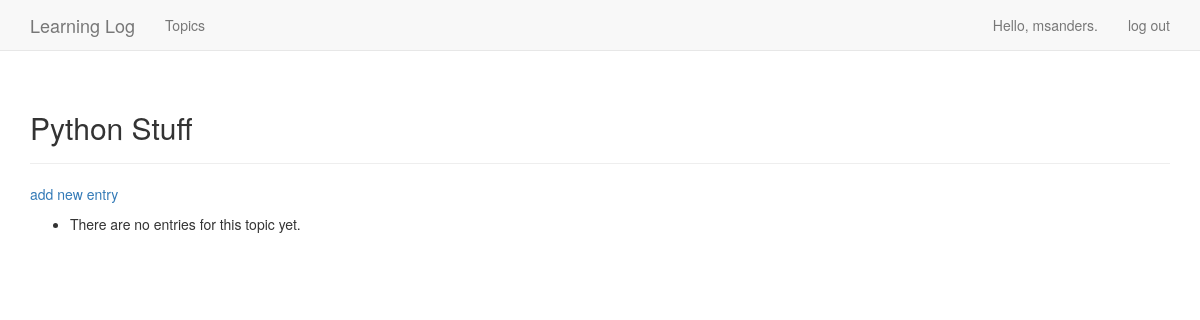
The page /topics/4/ (signed in) on the database as committed earlier.
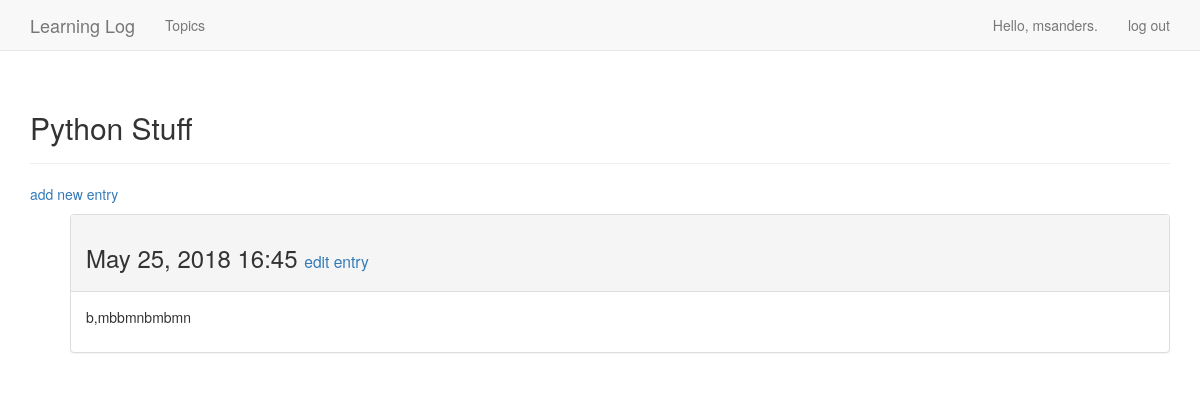
The same page on the database as committed later.
### learning_logs/models.py (models this page shows, shortened)
class Topic(models.Model):
    text = models.CharField(max_length=200)
    date_added = models.DateTimeField(auto_now_add=True)
    owner = models.ForeignKey(User, on_delete=models.CASCADE)
    def __str__(self):
        return self.text

class Entry(models.Model):
    topic = models.ForeignKey(Topic, on_delete=models.CASCADE)
    text = models.TextField()
    date_added = models.DateTimeField(auto_now_add=True)
    class Meta:
        verbose_name_plural = 'entries'

### learning_logs/views.py (the view)
# urls.py: path('topics/<int:topic_id>/', views.topic, name='topic'),
@login_required
def topic(request, topic_id):
    req_topic = Topic.objects.get(id=topic_id)
    check_topic_owner(req_topic, request)
    entries = req_topic.entry_set.order_by('-date_added')
    context = {'topic': req_topic, 'entries': entries}
    return render(request, 'learning_logs/topic.html', context)

### learning_logs/views.py (called while the page is built)
def check_topic_owner(topic, request):
    if topic.owner != request.user:
        raise Http404

### learning_logs/templates/learning_logs/topic.html
{% extends 'learning_logs/base.html' %}
{% block header %}
    <h2>{{ topic }}</h2>
{% endblock header %}
{% block content %}
    <p>
        <a href="{% url 'learning_logs:new_entry' topic.id %}">add new entry</a>
    </p>
    <ul>
        {% for entry in entries %}
            <div class="panel panel-default">
                <div class="panel-heading">
                    <h3>
                        {{ entry.date_added|date:'M d, Y H:i' }}
                        <small>
                            <a href="{% url 'learning_logs:edit_entry' entry.id %}">edit entry</a>
                        </small>
                    </h3>
                </div>
                <div class="panel-body">
                    {{ entry.text|linebreaks }}
                </div>
            </div>
        {% empty %}
            <li>
                There are no entries for this topic yet.
            </li>
        {% endfor %}
    </ul>
{% endblock content %}

### learning_logs/templates/learning_logs/base.html (shortened to what this page needs)
{% load bootstrap3 %}
<!DOCTYPE html>
<html lang="en">
    <head>
        {% bootstrap_css %}
    </head>
    <body>
        <nav class="navbar navbar-default navbar-static-top">
            <div class="container">
                <div class="navbar-header">
                    <a class="navbar-brand" href="{% url 'learning_logs:index' %}">
                        Learning Log
                    </a>
                </div>
                <div id="navbar" class="navbar-collapse collapse">
                    <ul class="nav navbar-nav">
                        <li><a href="{% url 'learning_logs:topics' %}">Topics</a></li>
                    </ul>
                    <ul class="nav navbar-nav navbar-right">
                        {% if user.is_authenticated %}
                            <li><a>Hello, {{ user.username }}.</a></li>
                            <li><a href="{% url 'users:logout' %}">log out</a></li>
                        {% else %}
                            <li><a href="{% url 'users:register' %}">register</a></li>
                            <li><a href="{% url 'users:login' %}">log in</a></li>
                        {% endif %}
                    </ul>
                </div>
            </div>
        </nav>
        <div class="container">
            <div class="page-header">
                {% block header %}{% endblock header %}
            </div>
            <div>
                {% block content %}{% endblock content %}
            </div>
        </div>
    </body>
</html>

Rows that differ between the two databases and show on the page:
added Entry: date_added "May 25, 2018 16:45", text "b,mbbmnbmbmn"
Other text that changed with them:
text no longer shown: "There are no entries for this topic yet."
